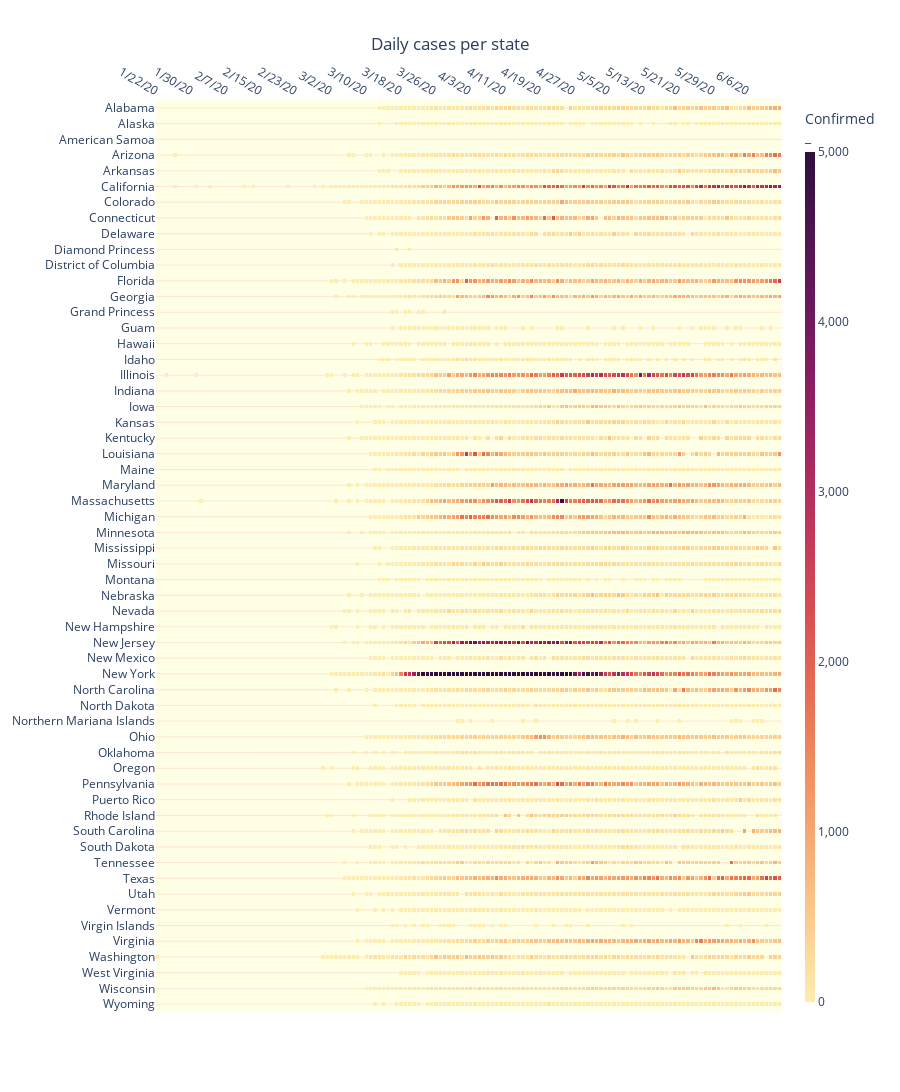

Notebook code for this chart:
### Code cell
import plotly.graph_objects as go
import datetime
import numpy as np

z=values
x=dates
y=values.index #the sates

d=US_States_daily_d #deaths for the tooltip:.3f
f=US_States_daily_d
customdata = np.dstack((d, f))

fig = go.Figure(data=go.Heatmap(
        z=z,
        x=x,
        y=y,
        customdata=np.dstack((d, f)),
        hovertemplate='State: %{y}<br>Confirmed: <b> %{z:,.0f} </b> <br>Deaths: <b> %{customdata[0]:,.0f} </b> <extra></extra>',
        colorscale='matter',
        xgap=1,
        ygap=12,
        zmin=0,
        zmid=2500,
        zmax=5000,
        colorbar=dict(thickness=10, title='Confirmed <br>_', separatethousands=True),
        connectgaps=False
               )
        )

fig.update_layout(
        title='Daily cases per state',
        title_x=0.5,
        xaxis_nticks=18,
        yaxis_nticks=64,
        height=1800,
        paper_bgcolor='white', 
        plot_bgcolor='#ffffe6',
        hovermode="x unified",
        hoverlabel=dict(
                bgcolor="white", 
                font_size=16, 
                font_family="Arial",
                bordercolor='#b3b3b3'),
        dragmode=False) #disable panning so mobile apps can receive pinch to zoom events
    
fig.update_xaxes(side='top', fixedrange=True, 
                 showgrid=False,
                 spikethickness=0.4,
                 spikedash='solid',)

fig.update_yaxes(gridcolor='#ffe6cc')

fig.show(displayModeBar=False)
    
import plotly.io as pio
pio.write_html(fig, file='Index.html', auto_open=True)

### Figure 1 — Plotly figure (JSON) as saved in the notebook; plotly's stock layout.template omitted (floating-point values rounded to 4 significant figures; data arrays with more than 128 entries replaced by an {"elided": "..."} marker saying what was removed)
{"data": [{"colorbar": {"separatethousands": true, "thickness": 10, "title": {"text": "Confirmed <br>_"}}, "colorscale": [[0, "rgb(253, 237, 176)"], [0.09091, "rgb(250, 205, 145)"], [0.1818, "rgb(246, 173, 119)"], [0.2727, "rgb(240, 142, 98)"], [0.3636, "rgb(231, 109, 84)"], [0.4545, "rgb(216, 80, 83)"], [0.5455, "rgb(195, 56, 90)"], [0.6364, "rgb(168, 40, 96)"], [0.7273, "rgb(138, 29, 99)"], [0.8182, "rgb(107, 24, 93)"], [0.9091, "rgb(76, 21, 80)"], [1, "rgb(47, 15, 61)"]], "connectgaps": false, "customdata": {"elided": "58x144x2 int values"}, "hovertemplate": "State: %{y}<br>Confirmed: <b> %{z:,.0f} </b> <br>Deaths: <b> %{customdata[0]:,.0f} </b> <extra></extra>", "type": "heatmap", "x": {"elided": "144 str values"}, "xgap": 1, "y": ["Wyoming", "Wisconsin", "West Virginia", "Washington", "Virginia", "Virgin Islands", "Vermont", "Utah", "Texas", "Tennessee", "South Dakota", "South Carolina", "Rhode Island", "Puerto Rico", "Pennsylvania", "Oregon", "Oklahoma", "Ohio", "Northern Mariana Islands", "North Dakota", "North Carolina", "New York", "New Mexico", "New Jersey", "New Hampshire", "Nevada", "Nebraska", "Montana", "Missouri", "Mississippi", "Minnesota", "Michigan", "Massachusetts", "Maryland", "Maine", "Louisiana", "Kentucky", "Kansas", "Iowa", "Indiana", "Illinois", "Idaho", "Hawaii", "Guam", "Grand Princess", "Georgia", "Florida", "District of Columbia", "Diamond Princess", "Delaware", "Connecticut", "Colorado", "California", "Arkansas", "Arizona", "American Samoa", "Alaska", "Alabama"], "ygap": 12, "z": {"elided": "58x144 int values"}, "zmax": 5000, "zmid": 2500, "zmin": 0}], "layout": {"dragmode": false, "height": 1800, "hoverlabel": {"bgcolor": "white", "bordercolor": "#b3b3b3", "font": {"family": "Arial", "size": 16}}, "hovermode": "x unified", "paper_bgcolor": "white", "plot_bgcolor": "#ffffe6", "title": {"text": "Daily cases per state", "x": 0.5}, "xaxis": {"fixedrange": true, "nticks": 18, "showgrid": false, "side": "top", "spikedash": "solid", "spikethickness": 0.4}, "yaxis": {"gridcolor": "#ffe6cc", "nticks": 64}}}
